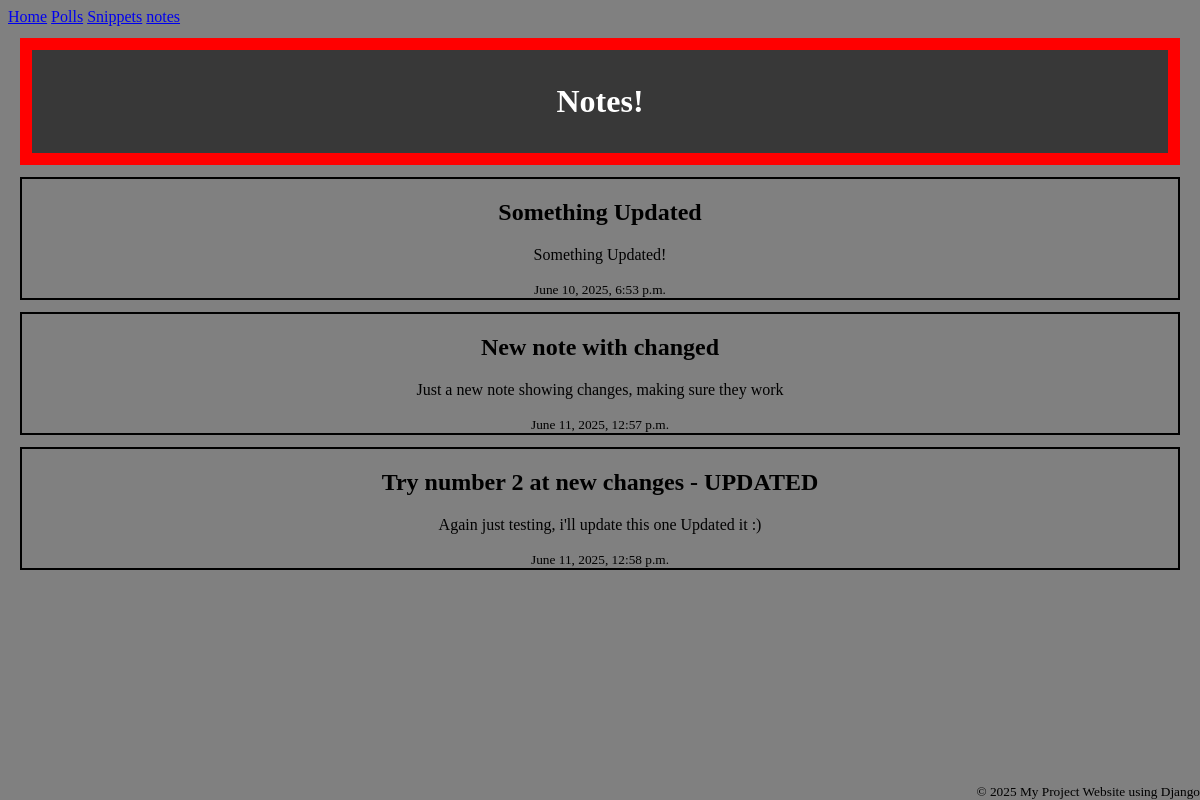
The app's page /notes/ with its own data.
### notes/models.py (models this page shows, shortened)
class Notes(models.Model):
    description = models.CharField(max_length=50)
    content = models.TextField(default="")
    date_created = models.DateTimeField(default=timezone.datetime.now)

### frontend/views.py (the view)
# urls.py: path("notes/", views.NotesPageView.as_view(), name= "notes"),
class NotesPageView(ListView):
    template_name = "frontend/notes.html"
    queryset = Notes.objects.all()
    model = Notes
    context_object_name = "notes"
    paginate_by = 10

### frontend/templates/frontend/notes.html
{% extends 'frontend/base.html' %}
{% block content %}
    <div class="header">
        <h1> Notes! </h1>
    </div>
    {% for content in notes %}
    <article>
        <div style="border: 2px solid black; margin: 12px; text-align: center;">
            <h2> {{content.description}} </h2>
            <p> {{ content.content }} </p>
            <small> {{ content.date_created }} </small>
        </div>
    </article>
    {% endfor %}
{% endblock %}

### frontend/static/frontend/styles.css (style rules this page uses)
body { background-color: grey; }
.header { background-color: rgb(56, 56, 56); color: white; justify-content: center; text-align: center; margin: 1%; padding: 1%; border: 12px solid red; }

### records on screen
Notes: description "Something Updated", content "Something Updated!", date_created "June 10, 2025, 6:53 p.m."
Notes: description "New note with changed", content "Just a new note showing changes, making sure they work", date_created "June 11, 2025, 12:57 p.m."
Notes: description "Try number 2 at new changes - UPDATED", content "Again just testing, i'll update this one Updated it :)", date_created "June 11, 2025, 12:58 p.m."
